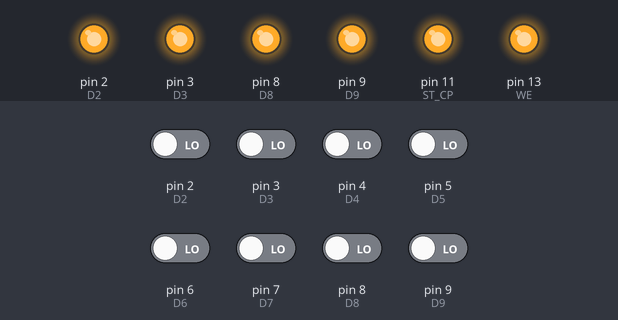
A program run on a simulated Arduino Nano, built with avr-gcc and run on an emulated ATmega328P. Shown: output pins drawn as LEDs (lit = HIGH). The inputs (shaded band) are chosen by the test bench; at power-on: pin 2 (D2), pin 3 (D3), pin 4 (D4), pin 5 (D5), pin 6 (D6), pin 7 (D7), pin 8 (D8), pin 9 (D9) LOW. Pins used as bus, display or sensor lines are not drawn; what the program prints to the serial monitor is not drawn.

Above: at 0.1 s.
At 0.6 s:
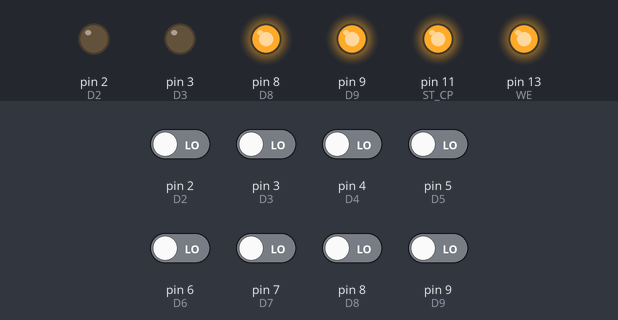
At 1.1 s:
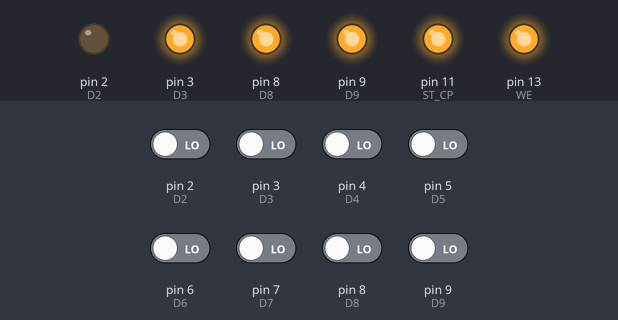
At 2.2 s:
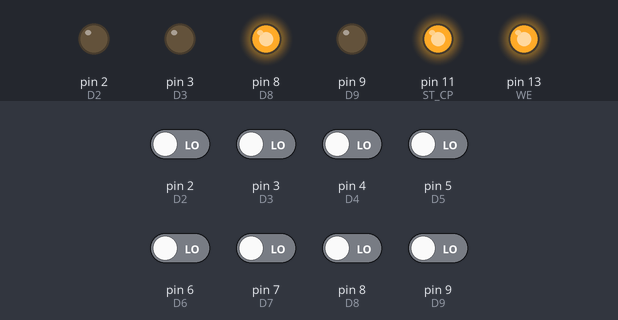
At 4.3 s:
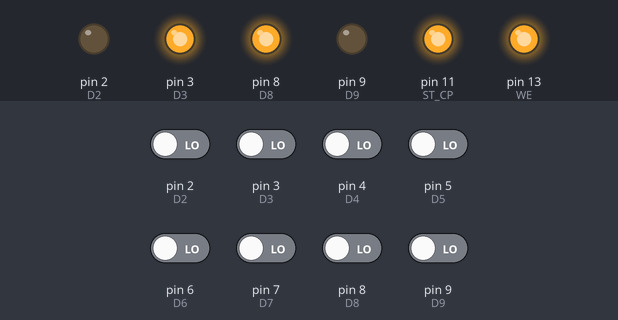
At 10.3 s:
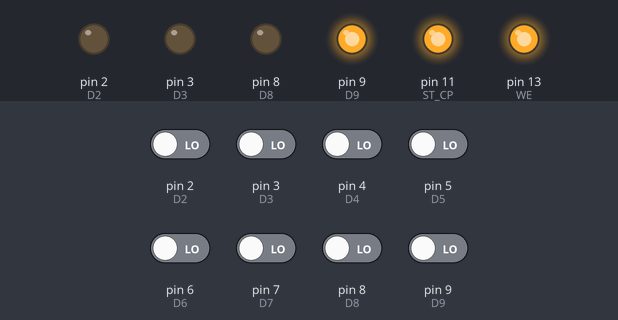
Timing chart, 0 to 11.8 s (numbered marks = the images above):
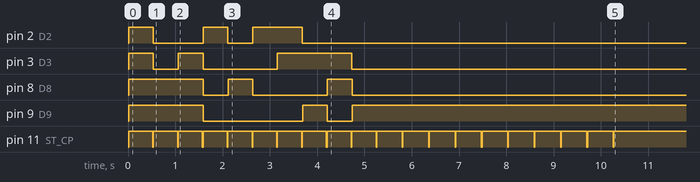

The program:

main.cpp
```cpp
#include <Arduino.h>

#define SH_CP 10
#define ST_CP 11
#define DATA 12
#define WE 13
#define OE 14
#define CE 15

#define D2 2
#define D3 3
#define D4 4
#define D5 5
#define D6 6
#define D7 7
#define D8 8
#define D9 9

void setData(unsigned char data);
void setAddress(unsigned int address);
void setupReadOrWrite(unsigned int select);
void getData();
void writeEEPROM(unsigned int address, unsigned char data);
void readEEPROM(unsigned int address);
void readAllEEPROM(unsigned int size);
void writeAllEEPROM(const unsigned char *array, unsigned int size);

void setup() {
    Serial.begin(9600);
    pinMode(SH_CP, OUTPUT);
    pinMode(ST_CP, OUTPUT);
    pinMode(DATA, OUTPUT);
    pinMode(WE, OUTPUT);
    pinMode(OE, OUTPUT);
    pinMode(CE, OUTPUT);
    digitalWrite(CE, HIGH);

    unsigned char array[10] = {
            0xE3, 0x1F,
            0x4B, 0xB8,
            0x2A, 0x9C,
            0xF0, 0x7D,
            0x56, 0x21
    };

    writeAllEEPROM(array, 10);

    readAllEEPROM(10);
}

void loop() {}

void getData(){
    unsigned int pin = 2;
    unsigned char byte = 0x00;
    for(int i = 7; i >= 0; i--){
        unsigned int bit = digitalRead(pin);
        byte = byte | (bit << i);
        pin++;
        delay(5);
    }
    Serial.print("0x");
    Serial.print(byte, HEX);
    Serial.print(" ");
}


void setData(unsigned char data){
    unsigned int pin = 2;
    for(int i = 7; i >= 0; i--){
        unsigned char bit = data & (1 << i) ? HIGH : LOW;
        digitalWrite(pin, bit);
        pin++;
        delay(1);
    }
}

void setupReadOrWrite(unsigned int select){
    pinMode(D2, select);
    pinMode(D3, select);
    pinMode(D4, select);
    pinMode(D5, select);
    pinMode(D6, select);
    pinMode(D7, select);
    pinMode(D8, select);
    pinMode(D9, select);
}

void setAddress(unsigned int address){
    digitalWrite(ST_CP, LOW);
    for(int i = 11; i >= 0; i--){
        digitalWrite(DATA, address & (1 << i) ? HIGH : LOW);
        digitalWrite(SH_CP, HIGH);
        delay(1);
        digitalWrite(SH_CP, LOW);
    }
    digitalWrite(ST_CP, HIGH);
}

void writeEEPROM(unsigned int address, unsigned char data){
    digitalWrite(CE, LOW);
    delay(1);
    setAddress(address);
    setupReadOrWrite(OUTPUT);
    setData(data);
    digitalWrite(OE, 1);
    delay(1);
    digitalWrite(WE, 0);
    delay(1);
    digitalWrite(WE, 1);
    delay(1);
    digitalWrite(CE, HIGH);
    delay(500);
}

void readEEPROM(unsigned int address){
    digitalWrite(CE, LOW);
    delay(1);
    setAddress(address);
    setupReadOrWrite(INPUT);
    delay(1);
    digitalWrite(OE, 0);
    delay(1);
    getData();
    digitalWrite(OE, 1);
    delay(1);
    digitalWrite(CE, HIGH);
    delay(500);
}

void readAllEEPROM(unsigned int size){
    int pln = 0;
    for(int i = 0; i < size; i++){
        if(pln == 20){
            pln = 0;
            Serial.println();
        }
        readEEPROM(i);
        delay(1);
        pln++;
    }
}

void writeAllEEPROM(const unsigned char *array, unsigned int size){
    for(int i = 0; i < size; i++){
        writeEEPROM(i, array[i]);
    }
}
```
